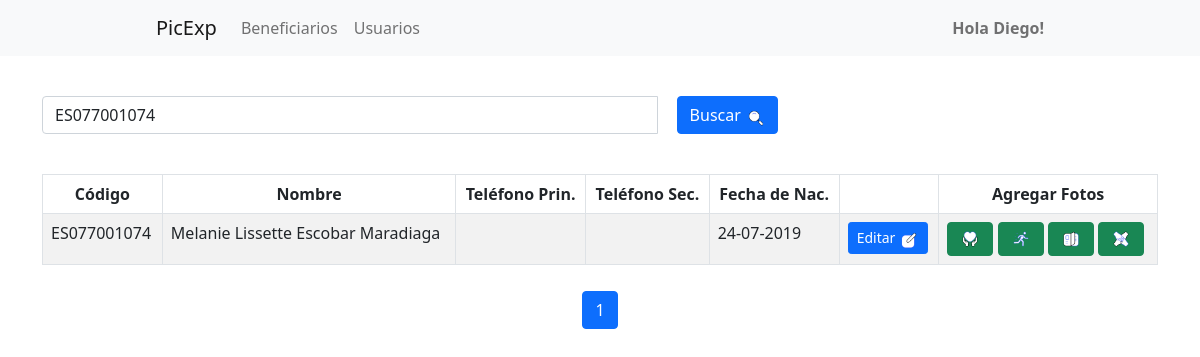
Before: /beneficiarioadmin.php?buscar=ES077001074 with the older database file.
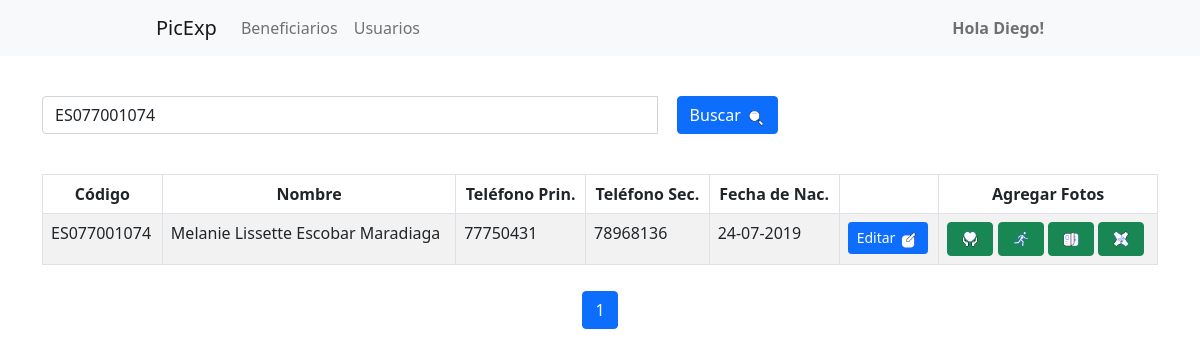
After: the same page with the newer database file.
### tables this page shows
CREATE TABLE `beneficiario` (
  `Codigo_ben` varchar(11) NOT NULL,
  `Nombre_ben` varchar(80) NOT NULL,
  `Apellidos_ben` varchar(80) NOT NULL,
  `Telefono1_ben` varchar(9) DEFAULT NULL,
  `Telefono2_ben` varchar(9) DEFAULT NULL,
  `Fechanac_ben` date NOT NULL,
  `Id_usu` int(11) NOT NULL
);

### beneficiarioadmin.php (the view, shortened to what the changed rows need)
<?php
include 'head.php';
include 'navbar.php';
$objeto = new Conexion();
$conexion = $objeto->Conectar();
$terminoBusqueda = isset($_GET['buscar']) ? $_GET['buscar'] : '';
$registrosPorPagina = 10;
$paginaActual = isset($_GET['pagina']) ? (int)$_GET['pagina'] : 1;
$offset = ($paginaActual - 1) * $registrosPorPagina;
$consulta = "SELECT Codigo_ben, Nombre_ben, Apellidos_ben, Telefono1_ben, Telefono2_ben, DATE_FORMAT(Fechanac_ben, '%d-%m-%Y') AS Fechanac_ben_for
             FROM beneficiario
             WHERE (Codigo_ben LIKE :termino OR Nombre_ben LIKE :termino)
             LIMIT :offset, :registros";
$resultado = $conexion->prepare($consulta);
$resultado->bindValue(':termino', "%$terminoBusqueda%", PDO::PARAM_STR);
$resultado->bindValue(':offset', $offset, PDO::PARAM_INT);
$resultado->bindValue(':registros', $registrosPorPagina, PDO::PARAM_INT);
$resultado->execute();
$data = $resultado->fetchAll(PDO::FETCH_ASSOC);
?>
<br>
<br>
<div class="container">
    <div class="row">
        <div class="col-lg-12">
            <div class="table-responsive">
                <table id="tablaPersonas" class="table table-striped table-bordered table-condensed" style="width:100%">
                    <thead class="text-center">
                        <tr>
                            <th>Código</th>
                            <th>Nombre</th>
                            <th>Teléfono Prin.</th>
                            <th>Teléfono Sec.</th>
                            <th>Fecha de Nac.</th>
                            <th></th>
                            <th>Agregar Fotos</th>
                        </tr>
                    </thead>
                    <tbody>
                        <?php foreach ($data as $dat) { ?>
                            <tr>
                                <td><?php echo $dat['Codigo_ben'] ?></td>
                                <td><?php echo $dat['Nombre_ben'] . " " . $dat['Apellidos_ben']; ?></td>
                                <td><?php echo $dat['Telefono1_ben'] ?></td>
                                <td><?php echo $dat['Telefono2_ben'] ?></td>
                                <td><?php echo $dat['Fechanac_ben_for'] ?></td>
                                <td>
                                    <button id="Modificar" type="button" class="btn btn-primary btn-sm" data-bs-toggle="modal" data-bs-target="#exampleModal" data-codigo="<?php echo $dat['Codigo_ben']; ?>">Editar
                                        <img src="icons/modificar.gif" alt="modificar" width="20" height="20">
                                    </button>
                                </td>
                                <td>
                                    <button id="espiritual" type="button" data-bs-toggle="tooltip" data-bs-placement="top" title="Espiritual" class="btn btn-success agregar-foto" data-codigo="<?php echo $dat['Codigo_ben']; ?>" data-area=1>
                                        <img src="icons/espiritual.gif" alt="Espiritual" width="20" height="20">
                                    </button>
                                    <button id="fisica" type="button" data-bs-toggle="tooltip" data-bs-placement="top" title="Física" class="btn btn-success agregar-foto" data-codigo="<?php echo $dat['Codigo_ben']; ?>" data-area=3>
                                        <img src="icons/fisica.gif" alt="Física" width="20" height="20">
                                    </button>
                                    <button id="cognitiva" type="button" data-bs-toggle="tooltip" data-bs-placement="top" title="Cognitiva" class="btn btn-success agregar-foto" data-codigo="<?php echo $dat['Codigo_ben']; ?>" data-area=2>
                                        <img src="icons/cognitiva.gif" alt="Cognitiva" width="20" height="20">
                                    </button>
                                    <button id="socioemocional" type="button" data-bs-toggle="tooltip" data-bs-placement="top" title="Socioemocional" class="btn btn-success agregar-foto" data-codigo="<?php echo $dat['Codigo_ben']; ?>" data-area=4>
                                        <img src="icons/socioemocional.gif" alt="Socioemocional" width="20" height="20">
                                    </button>
                                </td>
                            </tr>
                        <?php } ?>
                    </tbody>
                </table>
            </div>
        </div>
    </div>
</div>
<?php include 'footer.php'; ?>

Changed rows visible on the page:
changed beneficiario "ES077001074": Telefono1_ben (not shown) → "77750431"; Telefono2_ben (not shown) → "78968136"
